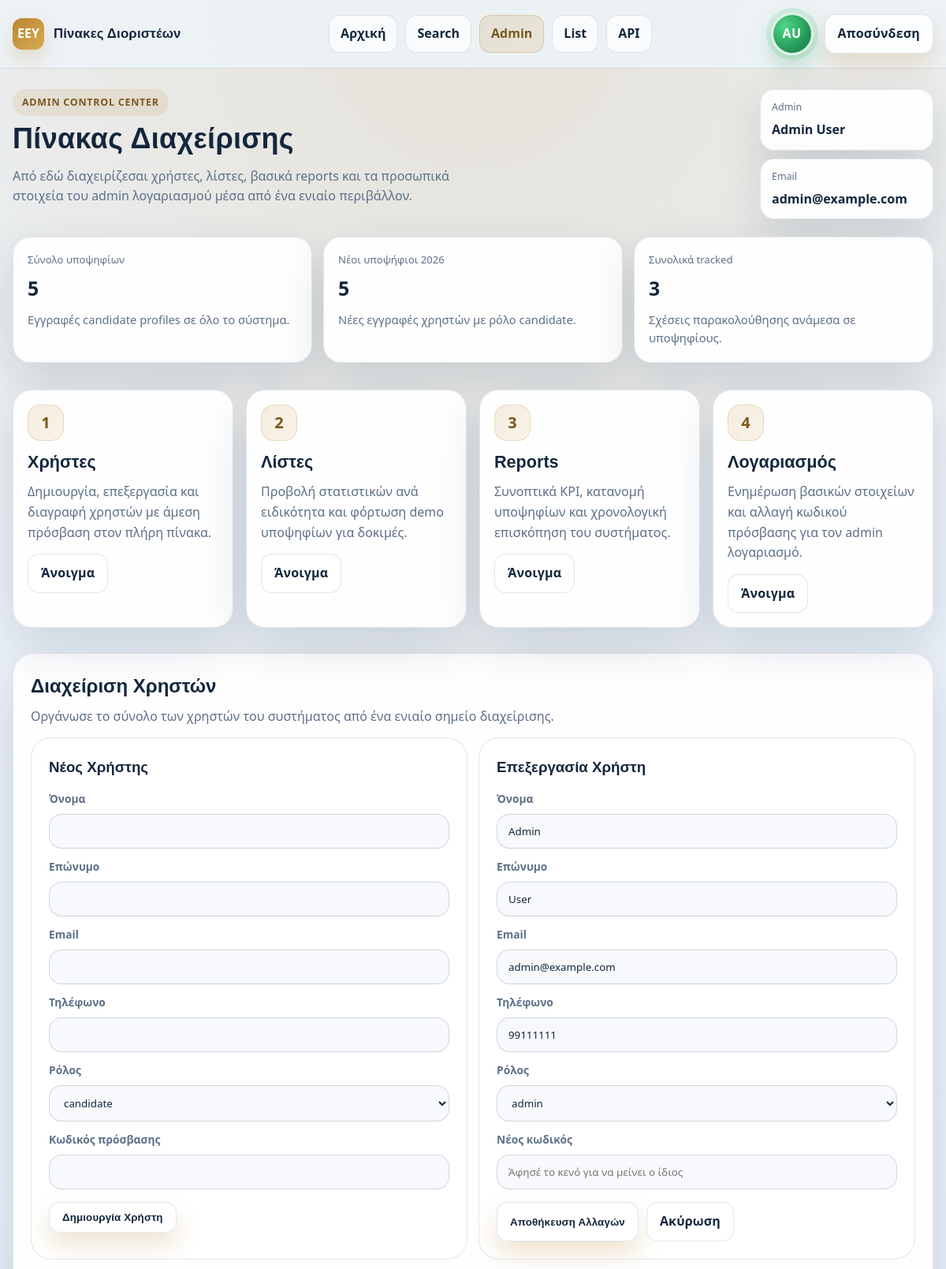
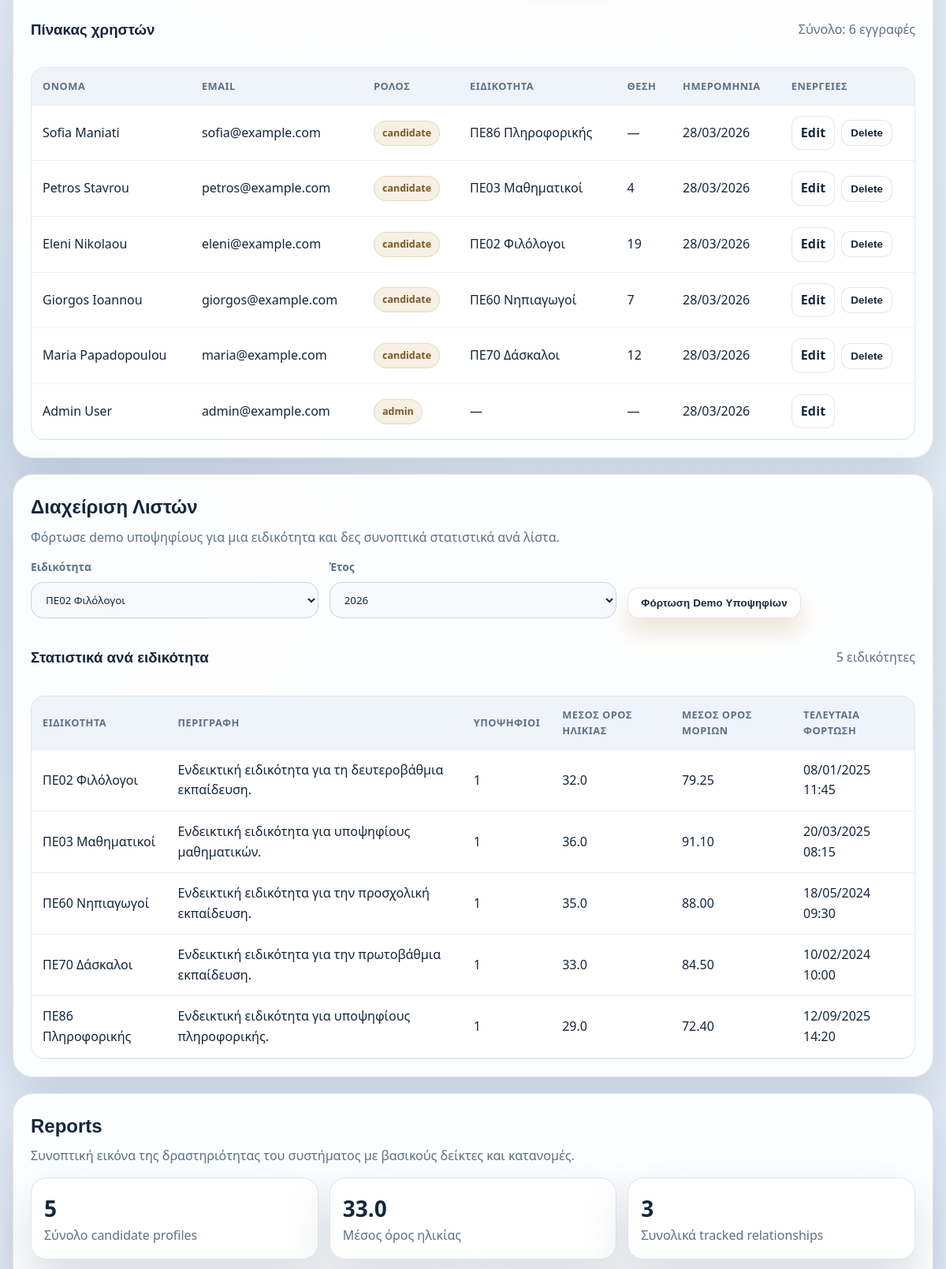
The page /Admin/admindashboard.php?edit_user=1 (signed in, upper part) on the database its author committed (2 pictures, top to bottom).
### tables this page shows
CREATE TABLE IF NOT EXISTS users (
    id INT UNSIGNED AUTO_INCREMENT PRIMARY KEY,
    username VARCHAR(100) NOT NULL UNIQUE,
    first_name VARCHAR(100) NOT NULL,
    last_name VARCHAR(100) NOT NULL,
    email VARCHAR(190) NOT NULL UNIQUE,
    phone VARCHAR(30) DEFAULT NULL,
    password_hash VARCHAR(255) NOT NULL,
    role ENUM('admin', 'candidate') NOT NULL DEFAULT 'candidate',
    created_at TIMESTAMP NOT NULL DEFAULT CURRENT_TIMESTAMP
);

CREATE TABLE IF NOT EXISTS candidate_profiles (
    id INT UNSIGNED AUTO_INCREMENT PRIMARY KEY,
    user_id INT UNSIGNED NOT NULL,
    father_name VARCHAR(100) DEFAULT NULL,
    mother_name VARCHAR(100) DEFAULT NULL,
    birth_date DATE DEFAULT NULL,
    specialty_id INT UNSIGNED DEFAULT NULL,
    application_status VARCHAR(255) DEFAULT NULL,
    ranking_position INT DEFAULT NULL,
    points DECIMAL(10,2) DEFAULT NULL,
    created_at TIMESTAMP NOT NULL DEFAULT CURRENT_TIMESTAMP,
    CONSTRAINT fk_candidate_profiles_user
        FOREIGN KEY (user_id) REFERENCES users(id) ON DELETE CASCADE,
    CONSTRAINT fk_candidate_profiles_specialty
        FOREIGN KEY (specialty_id) REFERENCES specialties(id) ON DELETE SET NULL
);

CREATE TABLE IF NOT EXISTS specialties (
    id INT UNSIGNED AUTO_INCREMENT PRIMARY KEY,
    title VARCHAR(150) NOT NULL,
    description TEXT DEFAULT NULL,
    created_at TIMESTAMP NOT NULL DEFAULT CURRENT_TIMESTAMP
);

### Admin/admindashboard.php (the view, shortened to what the rows shown need)
<?php
require_once __DIR__ . "/../includes/db.php";
require_once __DIR__ . "/../includes/functions.php";
$adminUser = null;
$adminStmt = $conn->prepare("SELECT id, username, first_name, last_name, email, phone, password_hash, created_at FROM users WHERE id = ? LIMIT 1");
if ($adminStmt) {
    $adminStmt->bind_param("i", $_SESSION["user_id"]);
    $adminStmt->execute();
    $adminResult = $adminStmt->get_result();
    $adminUser = $adminResult ? $adminResult->fetch_assoc() : null;
}
$editingUserId = (int) ($_GET["edit_user"] ?? 0);
$editingUser = null;
$users = [];
$usersResult = $conn->query("
    SELECT
        u.id,
        u.first_name,
        u.last_name,
        u.email,
        u.phone,
        u.role,
        u.created_at,
        s.title AS specialty_title,
        cp.ranking_position
    FROM users u
    LEFT JOIN candidate_profiles cp ON cp.user_id = u.id
    LEFT JOIN specialties s ON s.id = cp.specialty_id
    ORDER BY u.role DESC, u.created_at DESC, u.id DESC
");
if ($usersResult) {
    while ($row = $usersResult->fetch_assoc()) {
        $users[] = $row;
        if ($editingUserId > 0 && (int) $row["id"] === $editingUserId) {
            $editingUser = $row;
        }
    }
}
$specialtyStats = [];
$specialtyStatsSql = "
    SELECT
        s.id,
        s.title,
        s.description,
        COUNT(cp.id) AS candidate_count,
        AVG(cp.points) AS average_points,
        AVG(TIMESTAMPDIFF(YEAR, cp.birth_date, CURDATE())) AS average_age,
        MAX(cp.created_at) AS last_loaded
    FROM specialties s
    LEFT JOIN candidate_profiles cp ON cp.specialty_id = s.id
    GROUP BY s.id, s.title, s.description
    ORDER BY candidate_count DESC, s.title ASC
";
$specialtyStatsResult = $conn->query($specialtyStatsSql);
if ($specialtyStatsResult) {
    while ($row = $specialtyStatsResult->fetch_assoc()) {
        $specialtyStats[] = $row;
    }
}
function admin_text(?string $value, string $fallback = "—"): string
{
    if ($value === null) {
        return $fallback;
    }
    $text = trim($value);
    return $text;
}
require __DIR__ . "/../includes/header.php";
?>
    <main class="container">
        <section class="page-hero" aria-labelledby="pageTitle">
            <div class="hero-text">
                <h1 id="pageTitle">Πίνακας Διαχείρισης</h1>
            </div>
            <div class="hero-badges">
                <div class="badge">
                    <span class="badge-label">Admin</span>
                    <span class="badge-value"><?php echo h($adminUser["first_name"] . " " . $adminUser["last_name"]); ?></span>
                </div>
                <div class="badge">
                    <span class="badge-label">Email</span>
                    <span class="badge-value"><?php echo h($adminUser["email"]); ?></span>
                </div>
            </div>
        </section>
        <section class="grid grid-admin" aria-label="Ενότητες διαχείρισης">
            <article class="card card-action">
                <h2>Χρήστες</h2>
            </article>
            <article class="card card-action">
                <h2>Λίστες</h2>
            </article>
            <article class="card card-action">
                <h2>Reports</h2>
            </article>
            <article class="card card-action">
                <h2>Λογαριασμός</h2>
            </article>
        </section>
        <section class="panel" id="manage-users" aria-labelledby="usersTitle">
            <div class="panel-head">
                <h2 id="usersTitle">Διαχείριση Χρηστών</h2>
            </div>
            <div class="account-grid">
                <form class="panel panel-nested" method="post" action="#manage-users">
                    <?php if ($editingUser): ?>
                        <div class="form-stack">
                            <div class="form-group">
                                <label for="edit_first_name">Όνομα</label>
                                <input id="edit_first_name" name="edit_first_name" type="text" value="<?php echo h($editingUser["first_name"]); ?>" required>
                            </div>
                            <div class="form-group">
                                <label for="edit_last_name">Επώνυμο</label>
                                <input id="edit_last_name" name="edit_last_name" type="text" value="<?php echo h($editingUser["last_name"]); ?>" required>
                            </div>
                            <div class="form-group">
                                <label for="edit_email">Email</label>
                                <input id="edit_email" name="edit_email" type="email" value="<?php echo h($editingUser["email"]); ?>" required>
                            </div>
                            <div class="form-group">
                                <label for="edit_phone">Τηλέφωνο</label>
                                <input id="edit_phone" name="edit_phone" type="text" value="<?php echo h($editingUser["phone"] ?? ""); ?>">
                            </div>
                            <div class="form-group">
                                <label for="edit_role">Ρόλος</label>
                                <select id="edit_role" name="edit_role" required>
                                    <option value="admin" <?php echo ($editingUser["role"] ?? "") === "admin" ? "selected" : ""; ?>>admin</option>
                                </select>
                            </div>
                            <div class="form-group">
                                <label for="edit_password">Νέος κωδικός</label>
                                <input id="edit_password" name="edit_password" type="password" placeholder="Άφησέ το κενό για να μείνει ο ίδιος">
                            </div>
                        </div>
                        <div class="card-actions">
                            <button class="btn btn-primary" type="submit">Αποθήκευση Αλλαγών</button>
                            <a class="btn btn-secondary" href="admindashboard.php#manage-users">Ακύρωση</a>
                        </div>
                    <?php else: ?>
                        <div class="empty-state">Επίλεξε έναν χρήστη από τον παρακάτω πίνακα για να φορτωθούν τα στοιχεία του προς επεξεργασία.</div>
                    <?php endif; ?>
                </form>
            </div>
            <div class="table-wrap" role="region" aria-label="Λίστα χρηστών">
                <table class="table">
                    <thead>
                        <tr>
                            <th>Όνομα</th>
                            <th>Email</th>
                            <th>Ρόλος</th>
                            <th>Ειδικότητα</th>
                            <th>Θέση</th>
                            <th>Ημερομηνία</th>
                            <th class="right">Ενέργειες</th>
                        </tr>
                    </thead>
                    <tbody>
                        <?php if ($users === []): ?>
                            <tr><td colspan="7" class="empty-cell">Δεν υπάρχουν χρήστες για εμφάνιση.</td></tr>
                        <?php else: ?>
                            <?php foreach ($users as $row): ?>
                                <tr>
                                    <td><?php echo h($row["first_name"] . " " . $row["last_name"]); ?></td>
                                    <td><?php echo h($row["email"]); ?></td>
                                    <td><span class="pill"><?php echo h($row["role"]); ?></span></td>
                                    <td><?php echo h(admin_text($row["specialty_title"] ?? null)); ?></td>
                                    <td><?php echo $row["ranking_position"] !== null ? (int) $row["ranking_position"] : '—'; ?></td>
                                    <td><?php echo h(date("d/m/Y", strtotime($row["created_at"]))); ?></td>
                                    <td class="right">
                                        <div class="inline-actions">
                                            <a class="btn btn-small" href="?edit_user=<?php echo (int) $row["id"]; ?>#manage-users">Edit</a>
                                            <?php if ((int) $row["id"] !== (int) $_SESSION["user_id"]): ?>
                                                <form method="post" action="#manage-users" onsubmit="return confirm('Να διαγραφεί ο χρήστης;');">
                                                    <button class="btn btn-small" type="submit">Delete</button>
                                                </form>
                                            <?php endif; ?>
                                        </div>
                                    </td>
                                </tr>
                            <?php endforeach; ?>
                        <?php endif; ?>
                    </tbody>
                </table>
            </div>
        </section>
        <section class="panel" id="manage-lists" aria-labelledby="listsTitle">
            <div class="panel-head">
                <h2 id="listsTitle">Διαχείριση Λιστών</h2>
            </div>
            <div class="table-wrap" role="region" aria-label="Πίνακες ανά ειδικότητα">
                <table class="table">
                    <thead>
                        <tr>
                            <th>Ειδικότητα</th>
                            <th>Περιγραφή</th>
                            <th>Υποψήφιοι</th>
                            <th>Μέσος όρος ηλικίας</th>
                            <th>Μέσος όρος μορίων</th>
                            <th>Τελευταία φόρτωση</th>
                        </tr>
                    </thead>
                    <tbody>
                        <?php if ($specialtyStats === []): ?>
                            <tr><td colspan="6" class="empty-cell">Δεν υπάρχουν ακόμη στατιστικά για εμφάνιση.</td></tr>
                        <?php else: ?>
                            <?php foreach ($specialtyStats as $row): ?>
                                <tr>
                                    <td><?php echo h(admin_text($row["title"])); ?></td>
                                    <td><?php echo h(admin_text($row["description"] ?? null, "—")); ?></td>
                                    <td><?php echo (int) $row["candidate_count"]; ?></td>
                                    <td><?php echo $row["average_age"] !== null ? number_format((float) $row["average_age"], 1) : '—'; ?></td>
                                    <td><?php echo $row["average_points"] !== null ? number_format((float) $row["average_points"], 2) : '—'; ?></td>
                                    <td><?php echo $row["last_loaded"] ? h(date("d/m/Y H:i", strtotime($row["last_loaded"]))) : 'Δεν υπάρχει φόρτωση'; ?></td>
                                </tr>
                            <?php endforeach; ?>
                        <?php endif; ?>
                    </tbody>
                </table>
            </div>
        </section>
        <section class="panel" id="reports" aria-labelledby="reportsTitle">
            <div class="panel-head">
                <h2 id="reportsTitle">Reports</h2>
            </div>
        </section>
    </main>
<?php require __DIR__ . "/../includes/footer.php"; ?>

### rows shown on the page
users: first_name+last_name "Admin User", email "admin@example.com", edit_first_name "Admin", edit_last_name "User", edit_email "admin@example.com", edit_phone "99111111", edit_role "admin", role "admin", specialty_title "—", created_at "28/03/2026"
candidate_profiles: user.last_name "Sofia Maniati", user.email "sofia@example.com", user.role "candidate", specialty.title "ΠΕ86 Πληροφορικής", user.created_at "28/03/2026"
candidate_profiles: user.last_name "Petros Stavrou", user.email "petros@example.com", user.role "candidate", specialty.title "ΠΕ03 Μαθηματικοί", ranking_position "4", user.created_at "28/03/2026"
candidate_profiles: user.last_name "Eleni Nikolaou", user.email "eleni@example.com", user.role "candidate", specialty.title "ΠΕ02 Φιλόλογοι", ranking_position "19", user.created_at "28/03/2026"
candidate_profiles: user.last_name "Giorgos Ioannou", user.email "giorgos@example.com", user.role "candidate", specialty.title "ΠΕ60 Νηπιαγωγοί", ranking_position "7", user.created_at "28/03/2026"
candidate_profiles: user.last_name "Maria Papadopoulou", user.email "maria@example.com", user.role "candidate", specialty.title "ΠΕ70 Δάσκαλοι", ranking_position "12", user.created_at "28/03/2026"
specialties: title "ΠΕ02 Φιλόλογοι", description "Ενδεικτική ειδικότητα για τη δευτεροβάθμια εκπαίδευση.", candidate_count "1", average_age "32.0", average_points "79.25", last_loaded "08/01/2025 11:45"
specialties: title "ΠΕ03 Μαθηματικοί", description "Ενδεικτική ειδικότητα για υποψηφίους μαθηματικών.", candidate_count "1", average_age "36.0", average_points "91.10", last_loaded "20/03/2025 08:15"
specialties: title "ΠΕ60 Νηπιαγωγοί", description "Ενδεικτική ειδικότητα για την προσχολική εκπαίδευση.", candidate_count "1", average_age "35.0", average_points "88.00", last_loaded "18/05/2024 09:30"
specialties: title "ΠΕ70 Δάσκαλοι", description "Ενδεικτική ειδικότητα για την πρωτοβάθμια εκπαίδευση.", candidate_count "1", average_age "33.0", average_points "84.50", last_loaded "10/02/2024 10:00"
specialties: title "ΠΕ86 Πληροφορικής", description "Ενδεικτική ειδικότητα για υποψηφίους πληροφορικής.", candidate_count "1", average_age "29.0", average_points "72.40", last_loaded "12/09/2025 14:20"

### other values the page prints
APP_NAME "Πίνακες Διοριστέων"
$item["label"] "Αρχική"
$item["label"] "Search"
$item["label"] "Admin"
$item["label"] "List"
$item["label"] "API"
current_user_initials() "AU"
$overview["total_candidates"] "5"
$overview["new_candidates_year"] "5"
$overview["tracked_total"] "3"
count($users) "6"
count($specialtyStats) "5"
$overview["average_age"] "33.0"
form field specialty_id "ΠΕ02 Φιλόλογοι"
form field load_year "2026"
